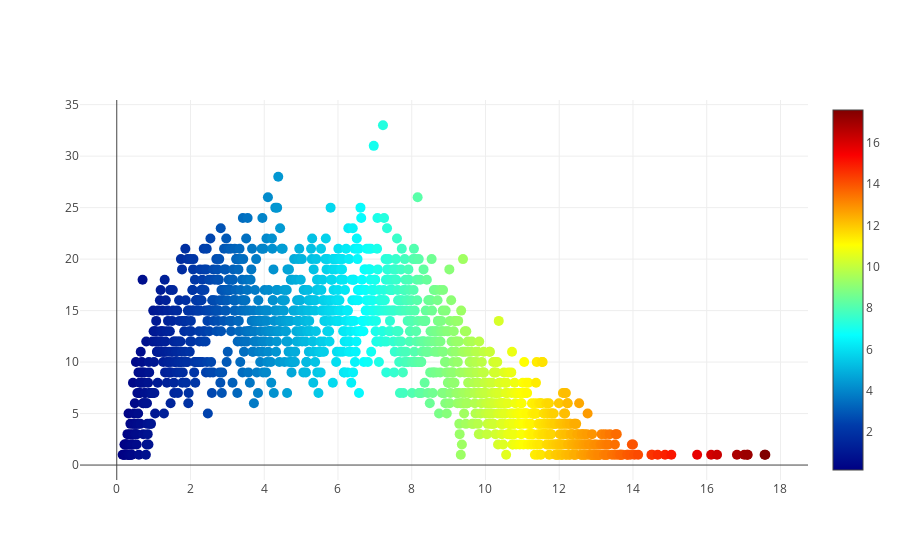

Here is the notebook cell this chart was saved with:
### Code cell
iplot(histogram)

### Figure 1 — Plotly figure (JSON) as saved in the notebook; plotly's stock layout.template omitted (floating-point values rounded to 4 significant figures; data arrays with more than 128 entries replaced by an {"elided": "..."} marker saying what was removed)
{"data": [{"marker": {"color": {"elided": "1314 float values"}, "colorscale": "Jet", "showscale": true, "size": "10"}, "mode": "markers", "type": "scatter", "x": {"elided": "1314 float values"}, "y": {"elided": "1314 int values"}}], "layout": {}}
